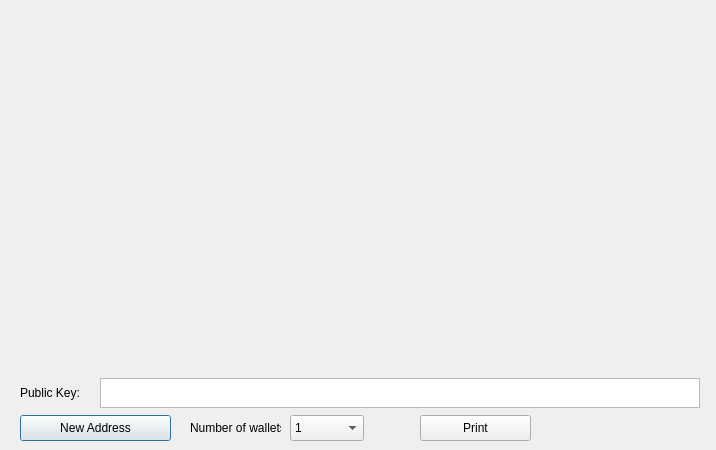
<?xml version="1.0" encoding="UTF-8"?>
<ui version="4.0">
 <class>PaperWalletDialog</class>
 <widget class="QDialog" name="PaperWalletDialog">
  <property name="geometry">
   <rect>
    <x>0</x>
    <y>0</y>
    <width>716</width>
    <height>450</height>
   </rect>
  </property>
  <property name="windowTitle">
   <string>Print paper wallets</string>
  </property>
  <widget class="QLabel" name="privateKeyQRCode">
   <property name="geometry">
    <rect>
     <x>524</x>
     <y>159</y>
     <width>149</width>
     <height>149</height>
    </rect>
   </property>
   <property name="text">
    <string/>
   </property>
   <property name="scaledContents">
    <bool>true</bool>
   </property>
  </widget>
  <widget class="QLabel" name="addressQRCode">
   <property name="geometry">
    <rect>
     <x>47</x>
     <y>86</y>
     <width>120</width>
     <height>120</height>
    </rect>
   </property>
   <property name="text">
    <string/>
   </property>
   <property name="scaledContents">
    <bool>true</bool>
   </property>
  </widget>
  <widget class="QPushButton" name="getNewAddress">
   <property name="geometry">
    <rect>
     <x>20</x>
     <y>415</y>
     <width>151</width>
     <height>26</height>
    </rect>
   </property>
   <property name="text">
    <string>New Address</string>
   </property>
   <property name="icon">
    <iconset resource="../bitcoin.qrc">
     <normaloff>:/icons/add</normaloff>:/icons/add</iconset>
   </property>
  </widget>
  <widget class="QLabel" name="paperTemplate">
   <property name="geometry">
    <rect>
     <x>20</x>
     <y>10</y>
     <width>675</width>
     <height>362</height>
    </rect>
   </property>
   <property name="text">
    <string notr="true"/>
   </property>
   <property name="pixmap">
    <pixmap resource="../bitcoin.qrc">:/icons/paper_wallet</pixmap>
   </property>
  </widget>
  <widget class="VerticalLabel" name="addressText">
   <property name="geometry">
    <rect>
     <x>212</x>
     <y>10</y>
     <width>31</width>
     <height>361</height>
    </rect>
   </property>
   <property name="font">
    <font>
     <family>Courier</family>
     <pointsize>12</pointsize>
     <weight>75</weight>
     <italic>false</italic>
     <bold>true</bold>
    </font>
   </property>
   <property name="text">
    <string/>
   </property>
   <property name="alignment">
    <set>Qt::AlignCenter</set>
   </property>
   <property name="textInteractionFlags">
    <set>Qt::TextSelectableByKeyboard|Qt::TextSelectableByMouse</set>
   </property>
  </widget>
  <widget class="VerticalLabel" name="privateKeyText">
   <property name="geometry">
    <rect>
     <x>500</x>
     <y>10</y>
     <width>31</width>
     <height>361</height>
    </rect>
   </property>
   <property name="font">
    <font>
     <family>Courier</family>
     <pointsize>8</pointsize>
     <weight>50</weight>
     <italic>false</italic>
     <bold>false</bold>
    </font>
   </property>
   <property name="text">
    <string/>
   </property>
   <property name="scaledContents">
    <bool>true</bool>
   </property>
   <property name="alignment">
    <set>Qt::AlignCenter</set>
   </property>
   <property name="textInteractionFlags">
    <set>Qt::TextSelectableByKeyboard|Qt::TextSelectableByMouse</set>
   </property>
  </widget>
  <widget class="QPushButton" name="printButton">
   <property name="geometry">
    <rect>
     <x>420</x>
     <y>415</y>
     <width>111</width>
     <height>26</height>
    </rect>
   </property>
   <property name="text">
    <string>Print</string>
   </property>
   <property name="icon">
    <iconset resource="../bitcoin.qrc">
     <normaloff>:/icons/receiving_addresses</normaloff>:/icons/receiving_addresses</iconset>
   </property>
  </widget>
  <widget class="QDialogButtonBox" name="buttonBox">
   <property name="geometry">
    <rect>
     <x>610</x>
     <y>415</y>
     <width>81</width>
     <height>26</height>
    </rect>
   </property>
   <property name="standardButtons">
    <set>QDialogButtonBox::NoButton</set>
   </property>
   <property name="centerButtons">
    <bool>true</bool>
   </property>
  </widget>
  <widget class="QLabel" name="label">
   <property name="geometry">
    <rect>
     <x>190</x>
     <y>415</y>
     <width>91</width>
     <height>26</height>
    </rect>
   </property>
   <property name="text">
    <string>Number of wallets</string>
   </property>
  </widget>
  <widget class="QComboBox" name="walletCount">
   <property name="geometry">
    <rect>
     <x>290</x>
     <y>415</y>
     <width>74</width>
     <height>26</height>
    </rect>
   </property>
   <property name="editable">
    <bool>false</bool>
   </property>
   <item>
    <property name="text">
     <string>1</string>
    </property>
   </item>
   <item>
    <property name="text">
     <string>2</string>
    </property>
   </item>
   <item>
    <property name="text">
     <string>3</string>
    </property>
   </item>
   <item>
    <property name="text">
     <string>4</string>
    </property>
   </item>
   <item>
    <property name="text">
     <string>5</string>
    </property>
   </item>
   <item>
    <property name="text">
     <string>6</string>
    </property>
   </item>
   <item>
    <property name="text">
     <string>7</string>
    </property>
   </item>
   <item>
    <property name="text">
     <string>8</string>
    </property>
   </item>
   <item>
    <property name="text">
     <string>9</string>
    </property>
   </item>
   <item>
    <property name="text">
     <string>10</string>
    </property>
   </item>
   <item>
    <property name="text">
     <string>11</string>
    </property>
   </item>
   <item>
    <property name="text">
     <string>12</string>
    </property>
   </item>
  </widget>
  <widget class="QTextEdit" name="publicKey">
   <property name="geometry">
    <rect>
     <x>100</x>
     <y>378</y>
     <width>600</width>
     <height>30</height>
    </rect>
   </property>
   <property name="undoRedoEnabled">
    <bool>false</bool>
   </property>
   <property name="readOnly">
    <bool>true</bool>
   </property>
   <property name="html">
    <string>&lt;!DOCTYPE HTML PUBLIC &quot;-//W3C//DTD HTML 4.0//EN&quot; &quot;http://www.w3.org/TR/REC-html40/strict.dtd&quot;&gt;
&lt;html&gt;&lt;head&gt;&lt;meta name=&quot;qrichtext&quot; content=&quot;1&quot; /&gt;&lt;style type=&quot;text/css&quot;&gt;
p, li { white-space: pre-wrap; }
&lt;/style&gt;&lt;/head&gt;&lt;body style=&quot; font-family:'Sans Serif'; font-size:9pt; font-weight:400; font-style:normal;&quot;&gt;
&lt;p style=&quot;-qt-paragraph-type:empty; margin-top:0px; margin-bottom:0px; margin-left:0px; margin-right:0px; -qt-block-indent:0; text-indent:0px;&quot;&gt;&lt;br /&gt;&lt;/p&gt;&lt;/body&gt;&lt;/html&gt;</string>
   </property>
   <property name="acceptRichText">
    <bool>false</bool>
   </property>
  </widget>
  <widget class="QLabel" name="label_2">
   <property name="geometry">
    <rect>
     <x>20</x>
     <y>380</y>
     <width>91</width>
     <height>26</height>
    </rect>
   </property>
   <property name="text">
    <string>Public Key:</string>
   </property>
  </widget>
  <zorder>getNewAddress</zorder>
  <zorder>paperTemplate</zorder>
  <zorder>addressQRCode</zorder>
  <zorder>privateKeyQRCode</zorder>
  <zorder>addressText</zorder>
  <zorder>privateKeyText</zorder>
  <zorder>printButton</zorder>
  <zorder>buttonBox</zorder>
  <zorder>label</zorder>
  <zorder>walletCount</zorder>
  <zorder>publicKey</zorder>
  <zorder>label_2</zorder>
 </widget>
 <customwidgets>
  <customwidget>
   <class>VerticalLabel</class>
   <extends>QLabel</extends>
   <header>verticallabel.h</header>
  </customwidget>
 </customwidgets>
 <resources>
  <include location="../bitcoin.qrc"/>
 </resources>
 <connections>
  <connection>
   <sender>buttonBox</sender>
   <signal>rejected()</signal>
   <receiver>PaperWalletDialog</receiver>
   <slot>close()</slot>
   <hints>
    <hint type="sourcelabel">
     <x>650</x>
     <y>408</y>
    </hint>
    <hint type="destinationlabel">
     <x>357</x>
     <y>214</y>
    </hint>
   </hints>
  </connection>
 </connections>
</ui>
